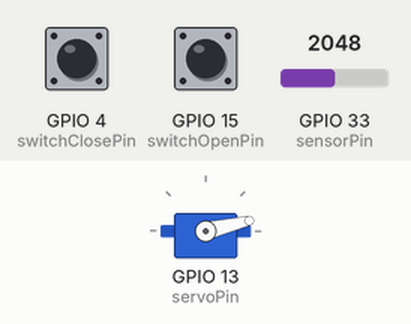
Bench run of a program on a simulated ESP32. Parts: servo. Inputs (shaded band) come from the test bench; at power-on: GPIO 33 (sensorPin) = 2048, GPIO 15 (switchOpenPin) HIGH, GPIO 4 (switchClosePin) HIGH. What the program prints to the serial monitor is not drawn.

Above: at 1.25 s.
1.3 s: GPIO 33 (sensorPin) set to 2866
4.3 s: GPIO 33 (sensorPin) set to 2122
5.8 s: GPIO 33 (sensorPin) set to 2038
At 8.46 s:
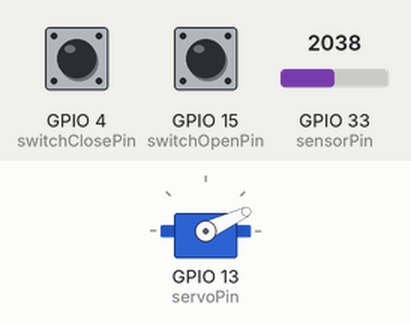
8.8 s: GPIO 15 (switchOpenPin) pulled LOW for 1 s
At 10.97 s:
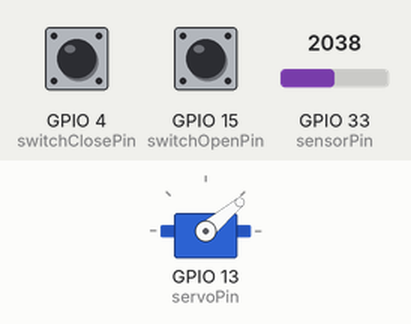
12.7 s: GPIO 15 (switchOpenPin) pulled LOW for 3.2 s
At 28.5 s:
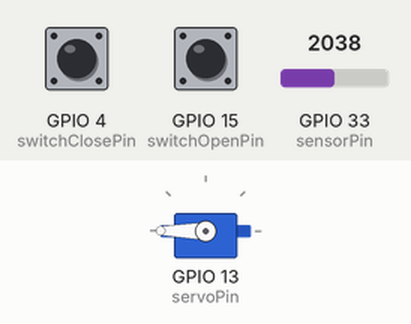
Timing chart, 0 to 29.6 s (numbered marks = the images above; inputs shaded):
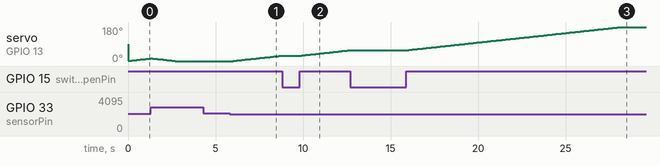

The program:

main.cpp
```cpp
#include <Arduino.h>
#include <ESP32Servo.h>

#define switchOpenPin 15
#define switchClosePin 4
#define sensorPin 33

const float vRef = 3.3;
const float adcResolution = 4095;
const float zeroPoint = 1.67;
const float dividerRatio = 0.6667; // Divider Ratio for a 1k + 2k Ohm V. Div.
const float sensitivity = 0.100 * dividerRatio;

static const int servoPin = 13;

volatile float current = 0;

Servo servo;

typedef enum {
  OPEN,
  CLOSE
} State;

State sysState = OPEN;

void sensorRead(void *parameter){
  for(;;){
    uint32_t sumPin_mV = 0;
    for (int i = 0; i <= 99; i++){
      uint32_t pin_mV = analogReadMilliVolts(sensorPin);
      sumPin_mV = sumPin_mV + pin_mV;
    }
    float avgPin_mV = sumPin_mV/100;
    float pinVoltage = avgPin_mV/1000;
    current = (pinVoltage - zeroPoint)/sensitivity;

    //Serial.printf("Current: %f\n",current);
    vTaskDelay(100/portTICK_PERIOD_MS);
  }
}

void servoTask(void *parameter){
  int posDegrees = 0;
  for(;;){
    int switchStateOpen = digitalRead(switchOpenPin);
    int switchStateClose = digitalRead(switchClosePin);
    if (switchStateOpen == 1 && sysState == OPEN && posDegrees < 180){
      posDegrees++;
    }
    if (switchStateClose == 1 && sysState == CLOSE && posDegrees > 0){
      posDegrees--;
    }
    servo.write(posDegrees);
    vTaskDelay(100/portTICK_PERIOD_MS);
    Serial.printf("OpenSwitch: %u\n", switchStateOpen);
    Serial.printf("CloseSwitch: %u\n", switchStateClose);
    //Serial.println(posDegrees);
  }
}

void stateSwitcher(void *parameter){
  for(;;){
    if (current < 0){ // For 5v and 10 ohm resistor
      sysState = OPEN;
    }
    else{
      sysState = CLOSE;
    }
    vTaskDelay(100/portTICK_PERIOD_MS);
    //Serial.printf("System State: %s\n", sysState == OPEN ? "OPEN" : "CLOSE");
  }
}

void setup() {
  Serial.begin(115200);
  servo.attach(servoPin);

  analogSetPinAttenuation(sensorPin, ADC_11db);
  pinMode(sensorPin, INPUT);
  pinMode(switchOpenPin, INPUT_PULLUP);
  pinMode(switchClosePin, INPUT_PULLUP);

  xTaskCreatePinnedToCore(servoTask, "servoTask", 3000, NULL, 1, NULL, 1);
  xTaskCreatePinnedToCore(stateSwitcher, "stateSwitcher", 3000, NULL, 1, NULL, 1);
  xTaskCreatePinnedToCore(sensorRead, "sensorRead", 3000, NULL, 1, NULL, 1);
}

void loop() {

}
```

Measured:
- after the input at 4.3 s, every drawn part: stays the same
- after the input at 5.8 s, servo on GPIO 13 (servoPin): moves from 0° to 28° over 2.7 s, starting after 0.21 s
